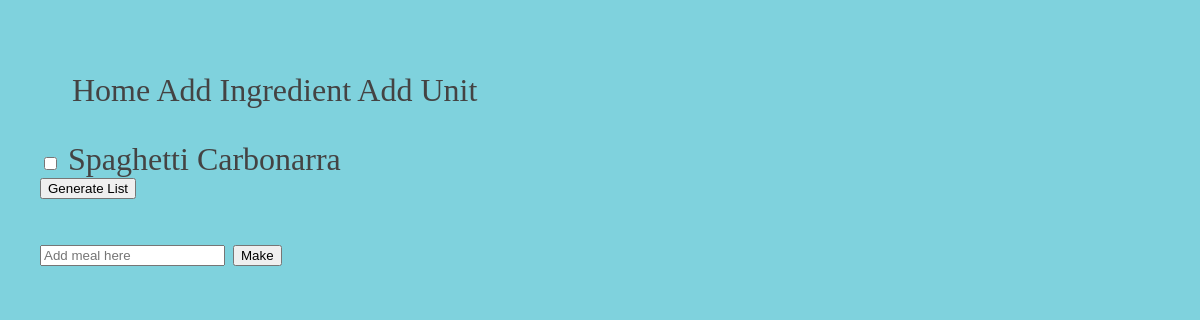
The page /polls/ on the database as committed earlier.
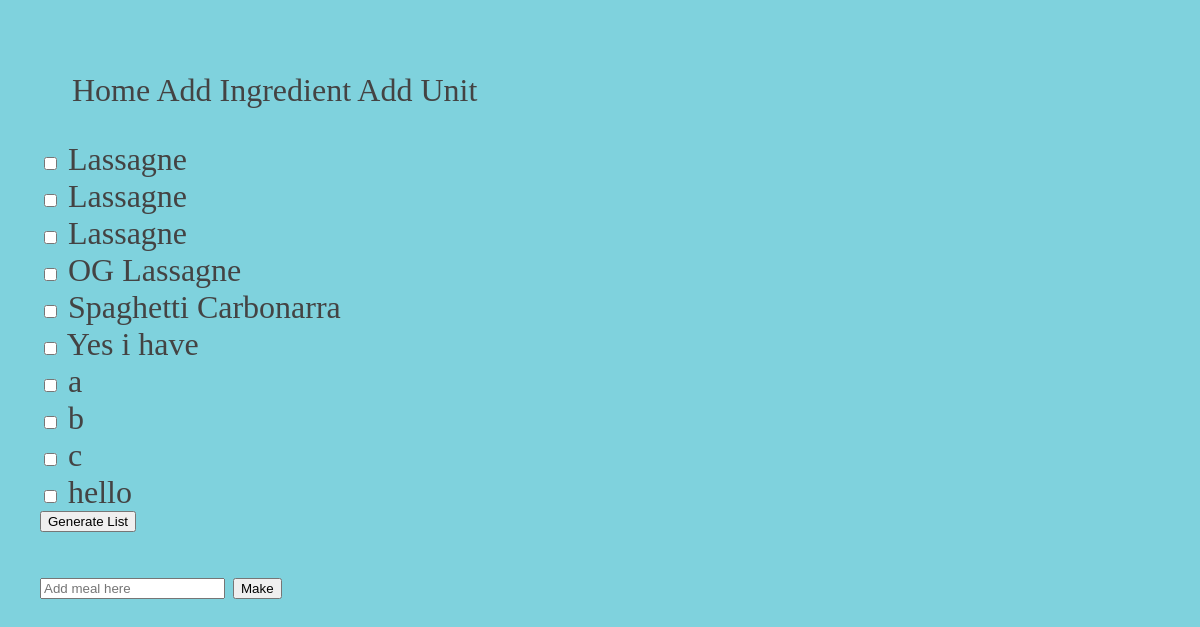
The same page on the database as committed later.
### polls/models.py (models this page shows)
class Meal(models.Model):
    meal_name = models.CharField(max_length=50)
    def __str__(self):
        return self.meal_name

### polls/views.py (the view, shortened to what this page needs)
# urls.py: path('', views.user_view, name='index'),
def user_view(request):
    meals = Meal.objects.order_by('meal_name')
    print(meals)
    return render(request, 'polls/index.html', {'alphabetical_meals_list':meals})

### polls/templates/polls/index.html (shortened to what this page needs)
{% load static %}
<head>
<link rel="stylesheet" type="text/css" href="{% static 'polls/style.css' %}">
</head>
<body>
<nav class="navbar navbar-expand-lg navbar-light bg-light">
    <div class="collapse navbar-collapse" id="navbarNavAltMarkup">
        <div class="navbar-nav">
            <a class="nav-item nav-link" href="{% url 'polls:index' %}">Home</a>
            <a class="nav-item nav-link" href="{% url 'polls:ingredients' %}">Add Ingredient</a>
            <a class="nav-item nav-link" href="{% url 'polls:units' %}">Add Unit</a>
        </div>
    </div>
</nav>
{% if alphabetical_meals_list %}
    <form name = "form" method = "POST" action="{% url 'polls:shoplist' %}">
    {% for meal in alphabetical_meals_list %}
        <input type="checkbox" name="Meal{{meal.id}}" value="{{meal.id}}">
        <label for="Meal{{meal.id}}"><a href="{% url 'polls:detail' meal.id %}">{{ meal.meal_name }}</a></label>
    {% endfor %}
    <button type="submit">Generate List</button>
    </form>
{% else %}
    <p>You have not made any meals.</p>
{% endif %}
<form method = "POST" action="{% url 'polls:index' %}">
    <input onsubmit="return validateForm()" type="text" name ="newmeal" placeholder ="Add meal here" required></input>
    <button type="submit" name="make">Make</button>
</form>
</body>

Rows that differ between the two databases and show on the page:
added Meal: meal_name "Lassagne"
added Meal: meal_name "Lassagne"
added Meal: meal_name "Lassagne"
added Meal: meal_name "OG Lassagne"
added Meal: meal_name "Yes i have"
added Meal: meal_name "a"
added Meal: meal_name "b"
added Meal: meal_name "c"
added Meal: meal_name "hello"
